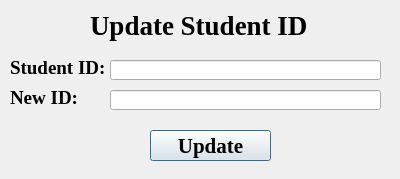
<?xml version="1.0" encoding="UTF-8"?>
<ui version="4.0">
 <class>Dialog</class>
 <widget class="QDialog" name="Dialog">
  <property name="geometry">
   <rect>
    <x>0</x>
    <y>0</y>
    <width>400</width>
    <height>179</height>
   </rect>
  </property>
  <property name="windowTitle">
   <string>Dialog</string>
  </property>
  <widget class="QLabel" name="label">
   <property name="geometry">
    <rect>
     <x>90</x>
     <y>10</y>
     <width>221</width>
     <height>31</height>
    </rect>
   </property>
   <property name="font">
    <font>
     <family>Times New Roman</family>
     <pointsize>20</pointsize>
     <weight>75</weight>
     <bold>true</bold>
    </font>
   </property>
   <property name="text">
    <string>Update Student ID</string>
   </property>
  </widget>
  <widget class="QLabel" name="label_2">
   <property name="geometry">
    <rect>
     <x>10</x>
     <y>60</y>
     <width>101</width>
     <height>16</height>
    </rect>
   </property>
   <property name="font">
    <font>
     <family>Times New Roman</family>
     <pointsize>14</pointsize>
     <weight>75</weight>
     <bold>true</bold>
    </font>
   </property>
   <property name="text">
    <string>Student ID:</string>
   </property>
  </widget>
  <widget class="QLineEdit" name="studentName">
   <property name="geometry">
    <rect>
     <x>110</x>
     <y>60</y>
     <width>271</width>
     <height>20</height>
    </rect>
   </property>
  </widget>
  <widget class="QLabel" name="label_3">
   <property name="geometry">
    <rect>
     <x>10</x>
     <y>90</y>
     <width>101</width>
     <height>16</height>
    </rect>
   </property>
   <property name="font">
    <font>
     <family>Times New Roman</family>
     <pointsize>14</pointsize>
     <weight>75</weight>
     <bold>true</bold>
    </font>
   </property>
   <property name="text">
    <string>New ID:</string>
   </property>
  </widget>
  <widget class="QLineEdit" name="newName">
   <property name="geometry">
    <rect>
     <x>110</x>
     <y>90</y>
     <width>271</width>
     <height>20</height>
    </rect>
   </property>
  </widget>
  <widget class="QPushButton" name="updateButton">
   <property name="geometry">
    <rect>
     <x>150</x>
     <y>130</y>
     <width>121</width>
     <height>31</height>
    </rect>
   </property>
   <property name="font">
    <font>
     <family>Times New Roman</family>
     <pointsize>16</pointsize>
     <weight>75</weight>
     <bold>true</bold>
    </font>
   </property>
   <property name="text">
    <string>Update</string>
   </property>
  </widget>
 </widget>
 <resources/>
 <connections/>
</ui>
